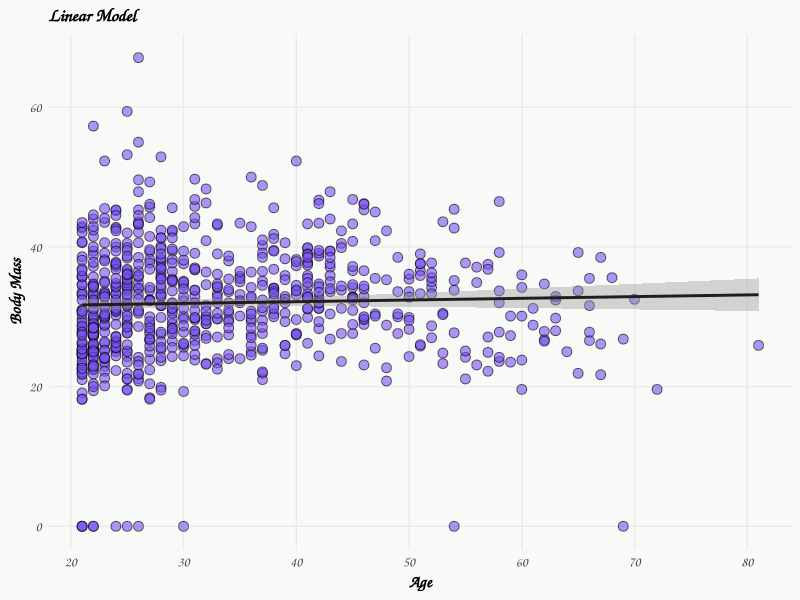
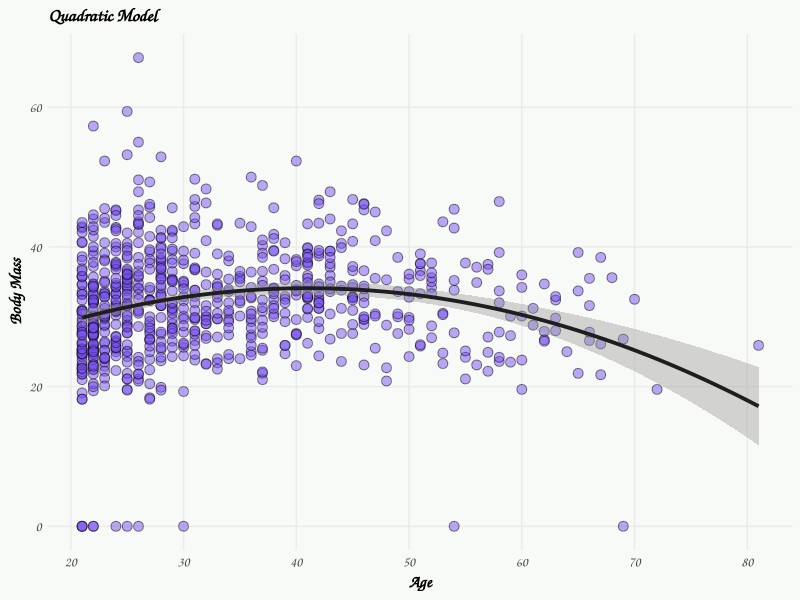
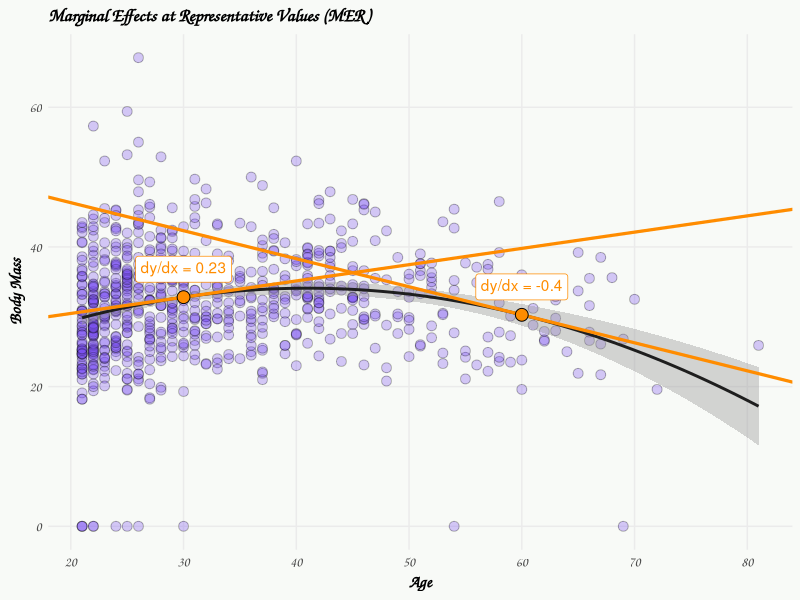
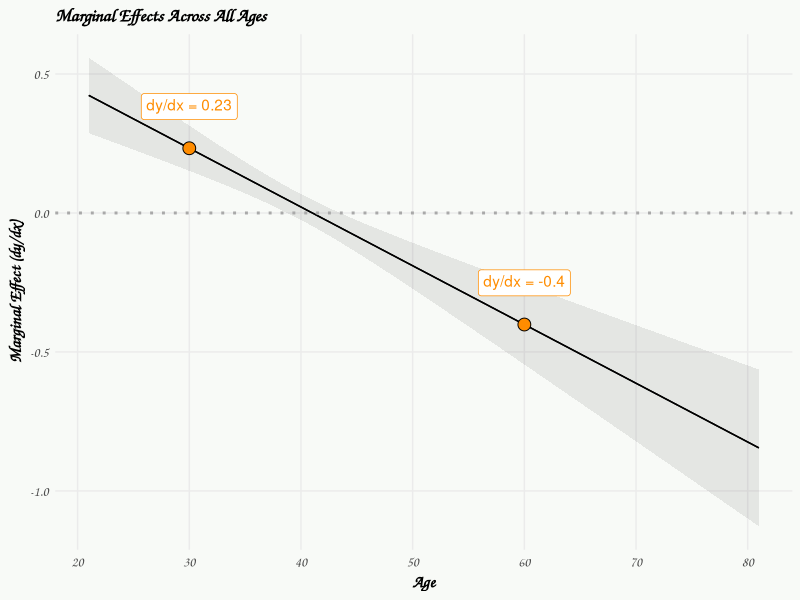
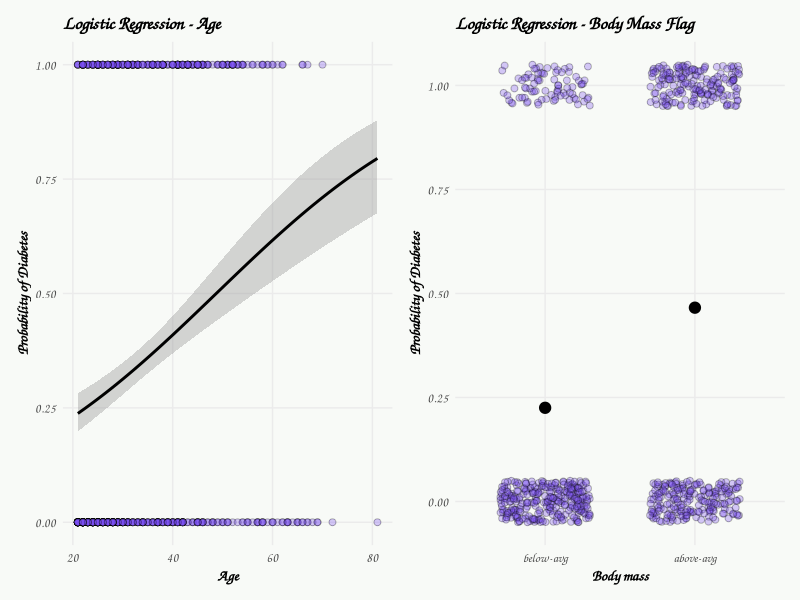
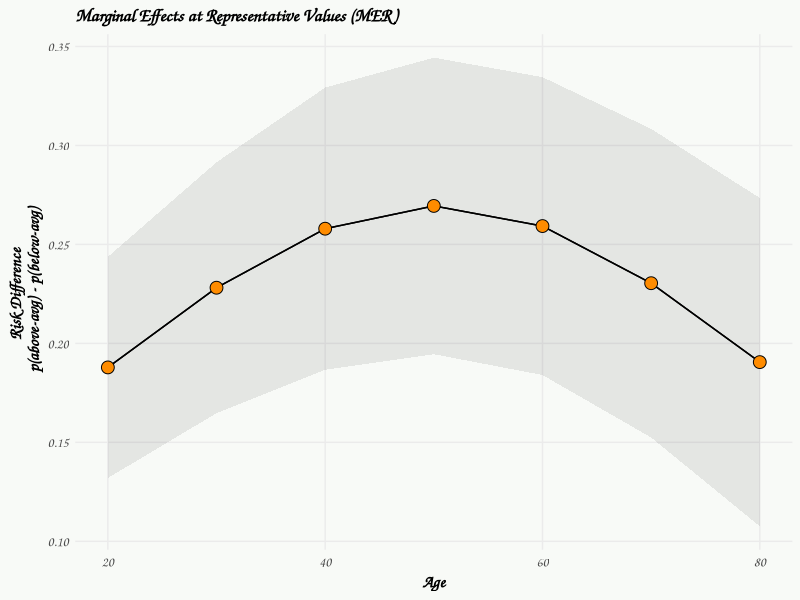

R code for these plots, in order:
## ---- chunk 1
#| echo: false
#| message: false
#| code-fold: true

options(width = 200) 

# library
library(tidyverse)
library(magrittr)
library(datasets)
library(mlbench)
library(marginaleffects)
library(ggtext)
library(patchwork)

# functions --------------------------------------------------------------------

f_case_when <- function(...){
  # automatically order factor when using case_when...
  args <- rlang::list2(...)
  rhs <- purrr::map(args, rlang::f_rhs)
  cases <- dplyr::case_when(!!!args)
  rlang::exec(forcats::fct_relevel, cases, !!!rhs)
  }


# ggplot theme -----------------------------------------------------------------

my_theme <- function() {
  theme_minimal(base_family = "Comic Sans MS") +
  theme(panel.grid.minor = element_blank(),
        plot.background = element_rect(fill = "#f8faf7", color = NA),
        plot.title = element_text(face = "bold"),
        axis.text = element_text(size = 10),
        axis.title = element_text(face = "bold", size = 12),
        strip.text = element_text(face = "bold"),
        strip.background = element_rect(fill = "grey80", color = NA),
        legend.title = element_text(face = "bold"))
}

# data -------------------------------------------------------------------------

data(PimaIndiansDiabetes)
## ---- chunk 2
#| code-fold: true
#| warning: false
#| fig-width: 6
#| fig-height: 4.5
#| layout: [[80, 20]]

# plot
ggplot(PimaIndiansDiabetes, aes(x = age, y = mass) ) +
    geom_point( color = 'black', fill = '#7950f2', alpha = 0.6,  shape = 21, size = 3) +
    stat_smooth(method = "lm", formula = y ~ x, linewidth = 1, color = '#1e1e1e') +
    scale_x_continuous(breaks = seq(20, 90, by=10)) +
    labs(title = 'Linear Model',
         x = "Age", y = "Body Mass") + 
    my_theme()

# linear model
linear_model <- glm(mass ~ age, data = PimaIndiansDiabetes)
summary(linear_model)
## ---- chunk 3
#| code-fold: true
#| warning: false
#| fig-width: 6
#| fig-height: 4.5
#| layout: [[80, 20]]

# plot
ggplot(PimaIndiansDiabetes, aes(x = age, y = mass) ) +
    geom_point(fill = '#7950f2', alpha = 0.5,  shape = 21, size = 3) +
    stat_smooth(method = "lm", formula = y ~ x + I(x^2), linewidth = 1.3, color = '#1e1e1e') +
    scale_x_continuous(breaks = seq(20, 90, by=10)) +
    labs(title = 'Quadratic Model',
         x = "Age", y = "Body Mass") + 
    my_theme()

# quadratic model
quadratic_model <- glm(mass ~ age +  I(age^2), data = PimaIndiansDiabetes)
summary(quadratic_model)
## ---- chunk 4
slopes(quadratic_model, newdata = datagrid(age = c(30, 60))) -> s; s
## ---- chunk 5
#| code-fold: true
#| warning: false
#| fig-align: center
#| fig-width: 6
#| fig-height: 4.5


# y = 16.311932 + 0.866956*x + -0.010569(x^2) 
b_30 <- s$estimate[1]
x_30 <- 30
y_30 <- 16.311932 + 0.866956*30 -0.010569*(30^2) 
intercept_30 <- b_30 * (-x_30) + y_30

b_60 <- s$estimate[2]
x_60 <- 60
y_60 <- 16.311932 + 0.866956*60 -0.010569*(60^2) 
intercept_60 <- b_60 * (-x_60) + y_60

d.annot <- data.frame(x = c(x_30, x_60), 
                      y = c(y_30, y_60), 
                      b = c(b_30, b_60),
                      i = c(intercept_30, intercept_60)
                      ) %>% 
  mutate(label = paste0('dy/dx = ' , round(b, 2)))

ggplot(PimaIndiansDiabetes, aes(x = age, y = mass) ) +
    geom_point(fill = '#7950f2', alpha = 0.3,  shape = 21, size = 3) +
    stat_smooth(method = "lm", formula = y ~ x + I(x^2), linewidth = 1, color = '#1e1e1e') +
    geom_abline(data = d.annot, aes(slope = b, intercept = i),
                linewidth = 1.1, color = 'darkorange') +  
    geom_richtext(data = d.annot, aes(x = x, y = y, label = label), color = 'darkorange', nudge_y = 4) + 
    geom_point(data = d.annot, aes(x = x, y = y), fill = 'darkorange', shape = 21, size = 4) +
    scale_x_continuous(breaks = seq(20, 90, by=10)) +
    labs(title = 'Marginal Effects at Representative Values (MER)',
         x = "Age", y = "Body Mass") + 
    my_theme()
## ---- chunk 6
#| warning: false
#| code-fold: true
#| fig-align: center
#| fig-width: 6
#| fig-height: 4

plot_slopes(quadratic_model, variables = "age", condition = "age") + 
  geom_hline(yintercept = 0, color = 'darkgrey', linetype = 'dotted', lwd = 1) +
  geom_point(data = d.annot, aes(x = x, y = b), fill = 'darkorange', shape = 21, size = 4) +
  geom_richtext(data = d.annot, aes(x = x, y = b, label = label), color = 'darkorange', nudge_y = 0.15) +
  scale_x_continuous(breaks = seq(20, 90, by=10)) +
  labs(title = 'Marginal Effects Across All Ages',
       y = 'Marginal Effect (dy/dx)', x = 'Age') +
  my_theme()
## ---- chunk 7
slopes(quadratic_model, newdata = datagrid(age = c(30, 60)))
## ---- chunk 8
slopes(quadratic_model, newdata = "mean")
## ---- chunk 9
avg_slopes(quadratic_model)
## ---- chunk 10
# add binary predictor variable
PimaIndiansDiabetes %<>% 
  mutate(diab = ifelse(diabetes == 'pos', 1, 0),
         mass_fg = f_case_when(mass <= mean(mass) ~ 'below-avg',
                               mass > mean(mass) ~ 'above-avg'))
## ---- chunk 11
#| code-fold: true
#| warning: false
#| fig-width: 8
#| fig-height: 3.5
#| layout: [[80,20]]

# plot: age
p1 <- ggplot(PimaIndiansDiabetes, aes(x = age, y = diab)) + 
  geom_point(fill = '#7950f2', alpha = 0.3,  shape = 21, size = 2) +
  stat_smooth(method="glm", color="black", se=TRUE, method.args = list(family=binomial), linewidth = 1) +
  labs(title = 'Logistic Regression - Age',
       y = 'Probability of Diabetes', x = 'Age') +
  my_theme() +
  theme(axis.text = element_text(size = 9),
        axis.title = element_text(size = 11))

# plot: body mass binary coded
p2 <- ggplot(PimaIndiansDiabetes, aes(x = mass_fg, y = diab)) +
  geom_jitter(width = 0.3, height = 0.05, fill = '#7950f2', alpha = 0.3,  shape = 21, size = 2) +
  stat_summary(fun = mean, geom = "point", size = 3.5, color = "black") +
  geom_smooth(method = "glm", method.args = list(family = "binomial"), se = FALSE) +
  labs(x = "Body mass", y = "Probability of Diabetes", title = "Logistic Regression - Body Mass Flag") +
  my_theme() +
  theme(axis.text = element_text(size = 9),
        axis.title = element_text(size = 11))

p1+p2+plot_annotation(theme = theme(plot.background = element_rect(fill ="#f8faf7", color="#f8faf7")))


# logistic regression
logit_model <- glm(diabetes ~ age + mass_fg, data = PimaIndiansDiabetes, family = 'binomial')
summary(logit_model)
## ---- chunk 12
exp(logit_model$coefficients)
## ---- chunk 13
comparisons(logit_model, variable = 'age') -> rr.age; rr.age
## ---- chunk 14
comparisons(logit_model, variable = 'mass_fg') -> rr.mass; rr.mass
## ---- chunk 15
avg_comparisons(logit_model, variable = 'age')
## ---- chunk 16
avg_comparisons(logit_model, variable = 'mass_fg')
## ---- chunk 17
comparisons(logit_model, newdata = 'mean')
## ---- chunk 18
p0 <- predict(logit_model, newdata = data.frame(age = 33.2,    mass_fg = 'above-avg'), type = 'response')
p1 <- predict(logit_model, newdata = data.frame(age = 33.2 +1, mass_fg = 'above-avg'), type = 'response')
p1-p0
## ---- chunk 19
p0 <- predict(logit_model, newdata = data.frame(age = 33.2, mass_fg = 'below-avg'), type = 'response')
p1 <- predict(logit_model, newdata = data.frame(age = 33.2, mass_fg = 'above-avg'), type = 'response')
p1-p0
## ---- chunk 20
#| warning: false
comparisons(logit_model, variable = 'mass_fg', newdata = data.frame(age = seq(20, 80, by=10))) -> c; c
## ---- chunk 21
#| code-fold: true
#| fig-align: center
#| fig-width: 6
#| fig-height: 4

plot_comparisons(logit_model, variable = 'mass_fg', 
                 condition = list("age" = seq(20, 80, by=10))) +
  geom_point(data = data.frame(age = c$age, est = c$estimate), aes(x = age, y = est),
             fill = 'darkorange',  shape = 21, size = 4) +
  labs(title = 'Marginal Effects at Representative Values (MER)',
       y = 'Risk Difference \n p(above-avg) - p(below-avg)',
       x = 'Age') +
  my_theme()
